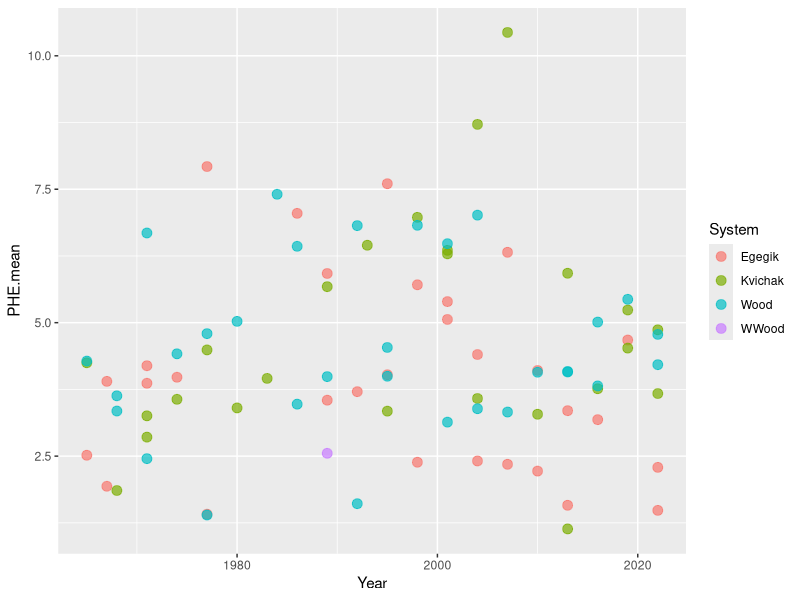
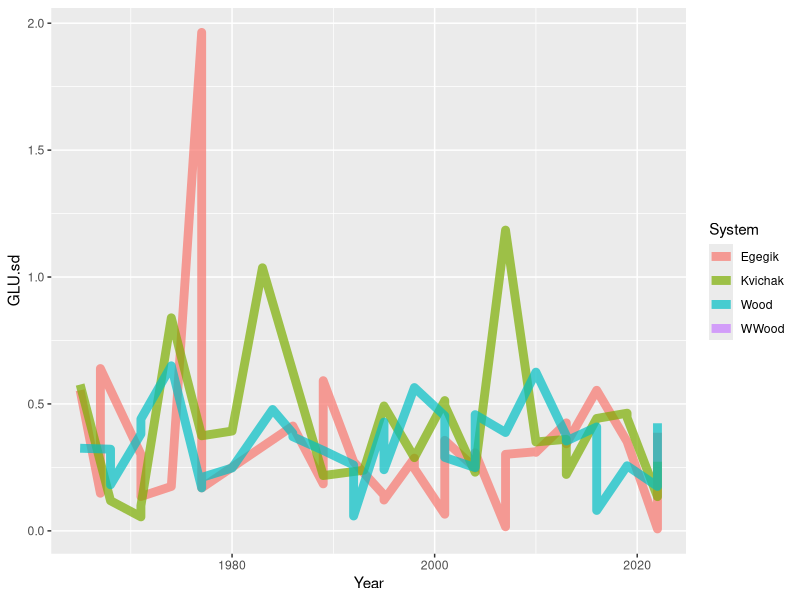
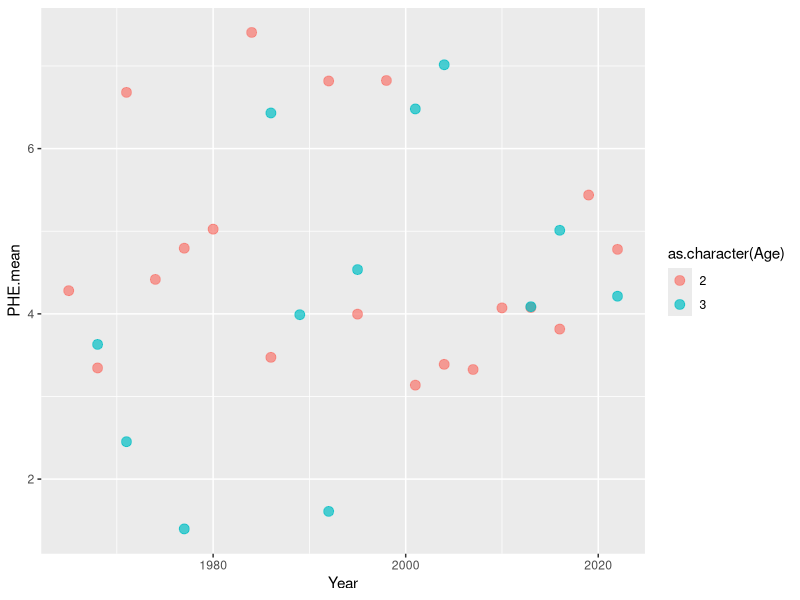
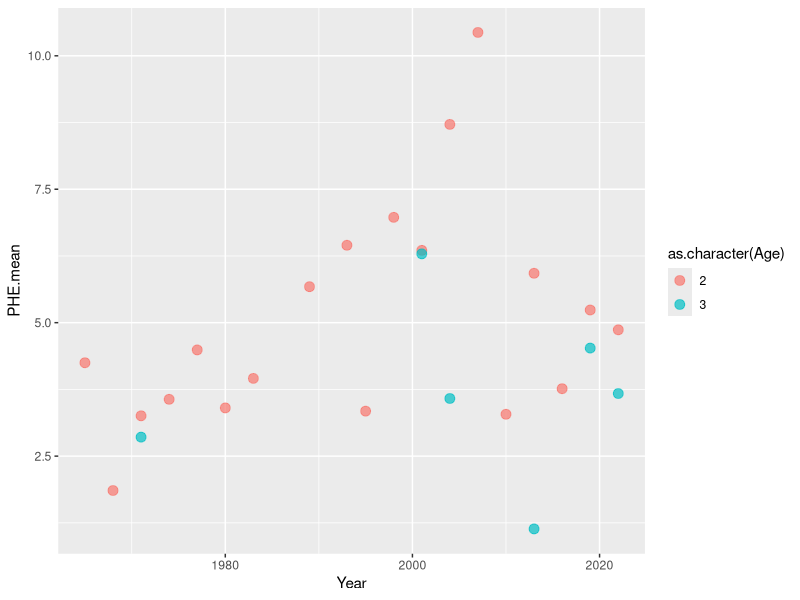
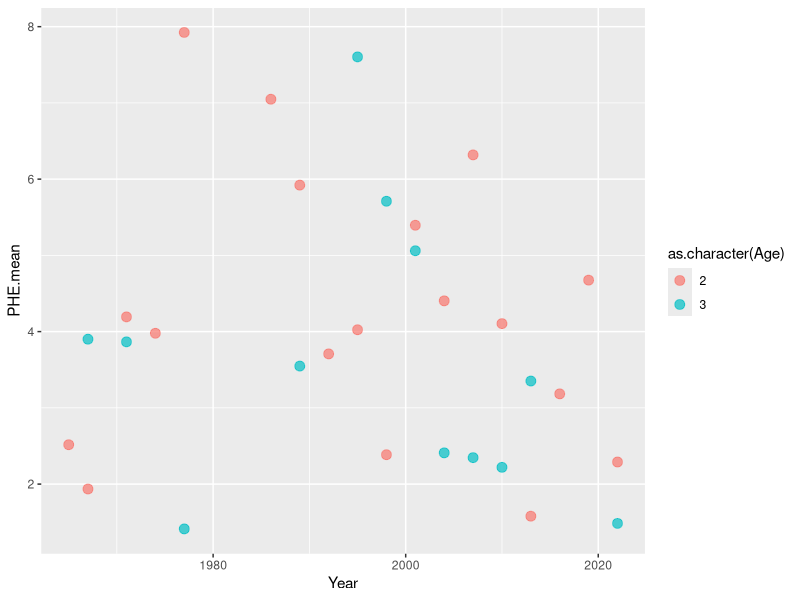
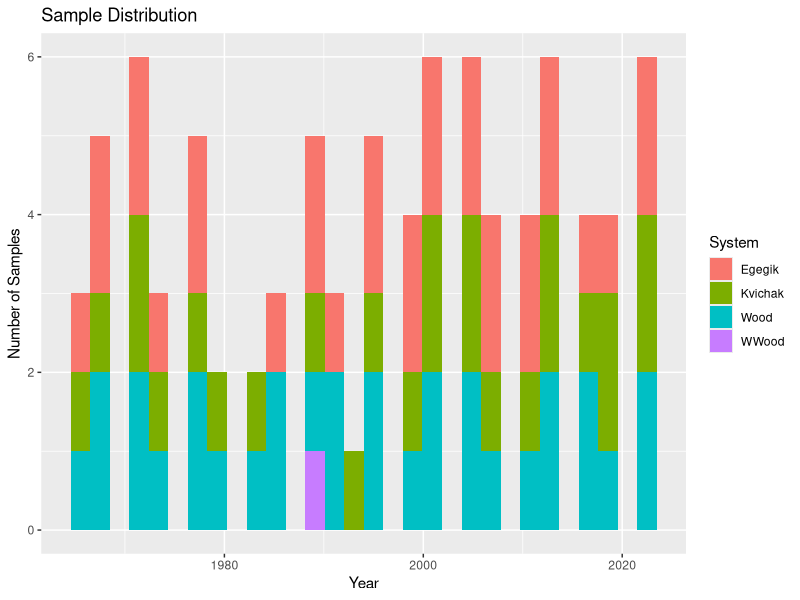
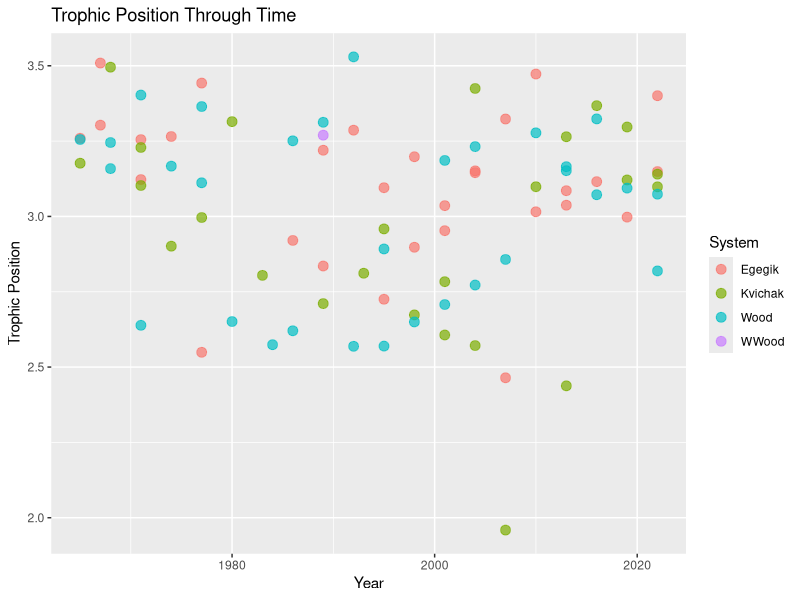
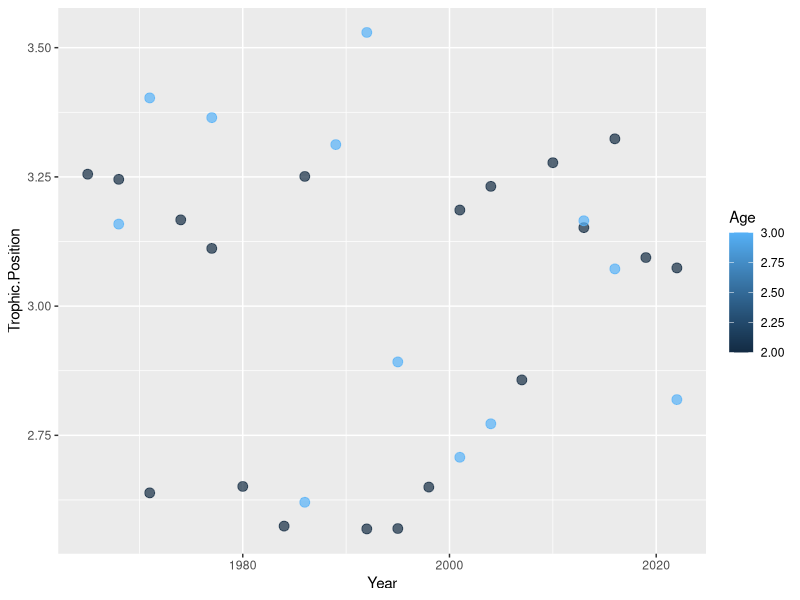

Write R code to recreate these figures, in order.
#this is an r script to do some basic data visualization of the cleaned data
#at this point the data should be drift corrected, compiled, and had all
#duplicates and replicates removed and averaged 

setwd("~/Documents/GitHub/CSIA_lab_work/data/final")

library(dplyr)
library(readr)
library(ggplot2)

#read in the main data file
data <- read.csv(file="main.trophic.csv")

#scatter plot of year vs isotope signature
ggplot(data = data, aes(Year, PHE.mean, color = System)) +
       geom_point(size = 3, alpha = 0.7) 


Wood <- data[data$System =="Wood",]
Kvichak <- data[data$System =="Kvichak",]
Egegik <- data[data$System =="Egegik",]

#standard deviations through time 
ggplot(data = data, aes(Year, GLU.sd, color = System)) +
  geom_line(size = 3, alpha = 0.7) 

#plots of age vs isotope sig in the different river systems 
ggplot(data = Wood, aes(Year, PHE.mean, color = as.character(Age))) +
  geom_point(size = 3, alpha = 0.7) 

ggplot(data = Kvichak, aes(Year, PHE.mean, color = as.character(Age))) +
  geom_point(size = 3, alpha = 0.7) 

ggplot(data = Egegik, aes(Year, PHE.mean, color = as.character(Age))) +
  geom_point(size = 3, alpha = 0.7) 

#make a graph showing total number of samples/system/year 
test.data <- data[,2:4]

ggplot(test.data, aes(x = Year, fill = System)) +
  geom_histogram() + 
  labs(title = "Sample Distribution",
       x = "Year",
       y = "Number of Samples")

#trophic position graphs
ggplot(data = data, aes(Year, Trophic.Position, color = System)) +
  geom_point(size = 3, alpha = 0.7) +
  labs(title = "Trophic Position Through Time", 
       x = "Year",
       y = "Trophic Position")

ggplot(data = Wood, aes(Year, Trophic.Position, color = Age)) +
  geom_point(size = 3, alpha = 0.7) 

ggplot(data = Kvichak, aes(Year, Trophic.Position, color = Age)) +
  geom_point(size = 3, alpha = 0.7) 

ggplot(data = Egegik, aes(Year, Trophic.Position, color = Age)) +
  geom_point(size = 3, alpha = 0.7) 


#difference between PHE and GLU
diff <- data$GLU.mean-data$PHE.mean
data$difference <- diff

ggplot(data = data, aes(Year, difference, color = System)) +
  geom_point(size = 3, alpha = 0.7) 


#separating by age class
data.age2 <- data[data$Age == "2",]
data.age3 <- data[data$Age == "3",]

ggplot(data = data, aes(Year, PHE.mean, color = System)) +
  geom_point(size = 3, alpha = 0.7) +
  labs(title = "Phenylalanine Shifts Through Time",
       x = "Year",
       y = "PHE d15N") +
  theme(axis.title = element_text(size = 15),
        plot.title = element_text(size=16)) + 
  geom_smooth()


ggplot(data = data, aes(Year, GLU.mean, color = System)) +
  geom_point(size = 3, alpha = 0.7) +
  labs(title = "Glutamic Acid Shifts Through Time",
       x = "Year",
       y = "GLU d15N") +
  theme(axis.title = element_text(size = 15),
        plot.title = element_text(size=16))

ggplot(data = data, aes(Year, Trophic.Position)) +
  geom_point(size = 3, alpha = 0.7) +
  labs(title = "Trophic Position Shifts Through Time",
       x = "Year",
       y = "Trophic Position") +
  theme(axis.title = element_text(size = 15),
        plot.title = element_text(size=16)) +
  geom_smooth()


ggplot(data = data.age3, aes(Year, difference, color = System)) +
  geom_point(size = 3, alpha = 0.7) 

ggplot(data = data, aes(Year, GLU.mean, color = System)) +
  geom_point(size = 3, alpha = 0.7)


